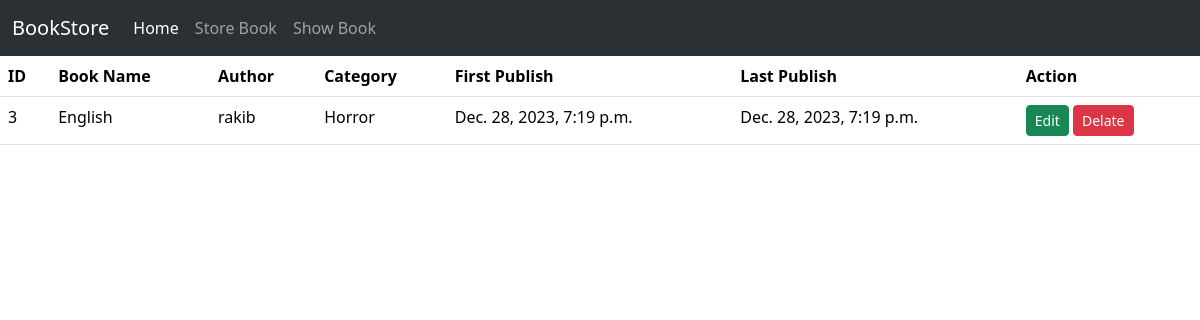
/book_details/3, run on the app's committed database.
### book/models.py (models this page shows)
class BookStoreModel(models.Model):
    CATEGORY = (
        ('Mystery','Mystery'),
        ('Thriller','Thriller'),
        ('Sci-Fi', 'Sci-Fi'),
        ('Horror', 'Horror'),
    )
    id = models.IntegerField(primary_key=True)
    book_name = models.CharField(max_length=30)
    author = models.CharField(max_length=30)
    category = models.CharField(max_length=30, choices=CATEGORY)
    first_pub = models.DateTimeField(auto_now_add=True)
    last_pub = models.DateTimeField(auto_now=True)

### book/views.py (the view)
# urls.py: path('book_details/<int:id>',views.BookDetailsView.as_view(),name='details_book'),
class BookDetailsView(DetailView):
    model = BookStoreModel
    template_name = 'book_details.html'
    context_object_name = 'david'
    pk_url_kwarg = 'id'

### book/templates/book_details.html
{% extends "base.html" %}
{% block content %}
<table class="table">
    <thead>
      <tr>
        <th scope="col">ID</th>
        <th scope="col">Book Name</th>
        <th scope="col">Author</th>
        <th scope="col">Category</th>
        <th scope="col">First Publish</th>
        <th scope="col">Last Publish</th>
        <th scope="col">Action</th>
      </tr>
    </thead>
    <tbody>
      <tr>
        <td scope="row">{{david.id}}</td>
        <td scope="row">{{david.book_name}}</td>
        <td scope="row">{{david.author}}</td>
        <td scope="row">{{david.category}}</td>
        <td scope="row">{{david.first_pub}}</td>
        <td scope="row">{{david.last_pub}}</td>
        <td>
          <a href="{% url 'edit_book' pk=david.id %}" class="btn btn-success btn-sm">Edit</a>
          <a href="{% url 'delete_book' pk=david.id %}" class="btn btn-danger btn-sm">Delate</a>
        </td>
      </tr>
    </tbody>
  </table>
  {% endblock %}

### data on the page
BookStoreModel: id "3", book_name "English", author "rakib", category "Horror", first_pub "Dec. 28, 2023, 7:19 p.m.", last_pub "Dec. 28, 2023, 7:19 p.m."
